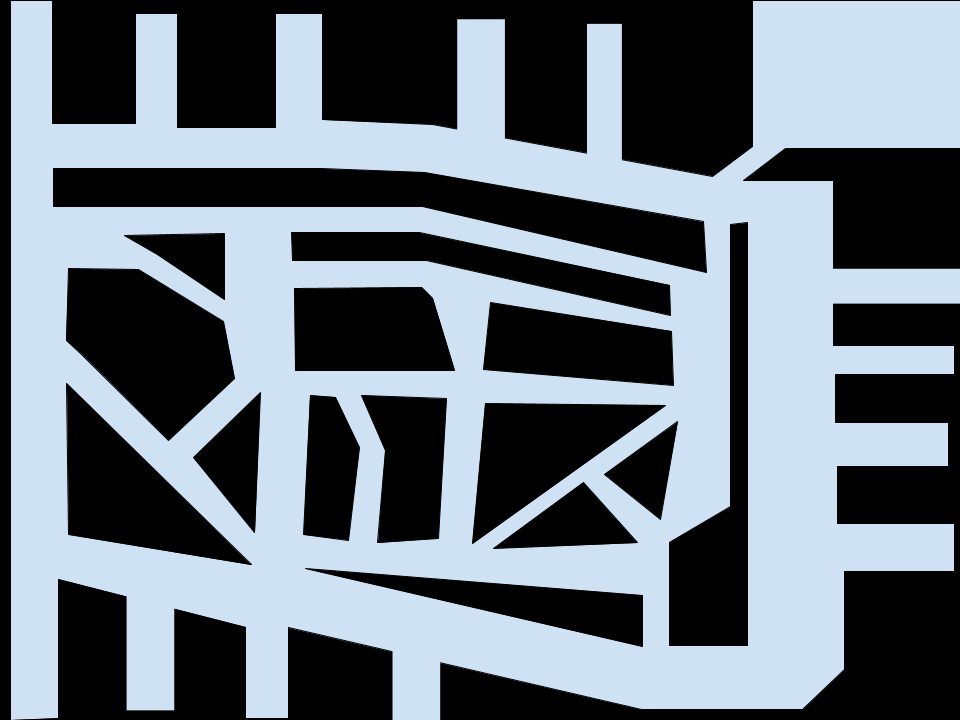
%> input picture City map.png, 960 x 720 px
$ octave 'NE_pats_RBE501_FinalProject (1).m'   (GNU Octave 9; MATLAB toolbox functions it lacks are replaced by stand-ins)
%> lines starting %> are read from the running program, lines starting %| are printed output that depends on the picture
%% RBE 501: Path Planning Nuro Project
% Sean Tseng, Debbie G, Lucas Vanslette
%% Initialize Occupancy Map
% This section loads the road map that the robot will be navigating in this
% project. The first step is to binarize the road map imagine. Road map is still
% in progress, replace the name in 'imread' to read in a different image for path
% planning.
%
% Dubins explanation: <https://demonstrations.wolfram.com/IsochronsForADubinsCar/
% https://demonstrations.wolfram.com/IsochronsForADubinsCar/>

clear
clc
resize_fac =10;
J = rgb2gray(imread('City map.png'));
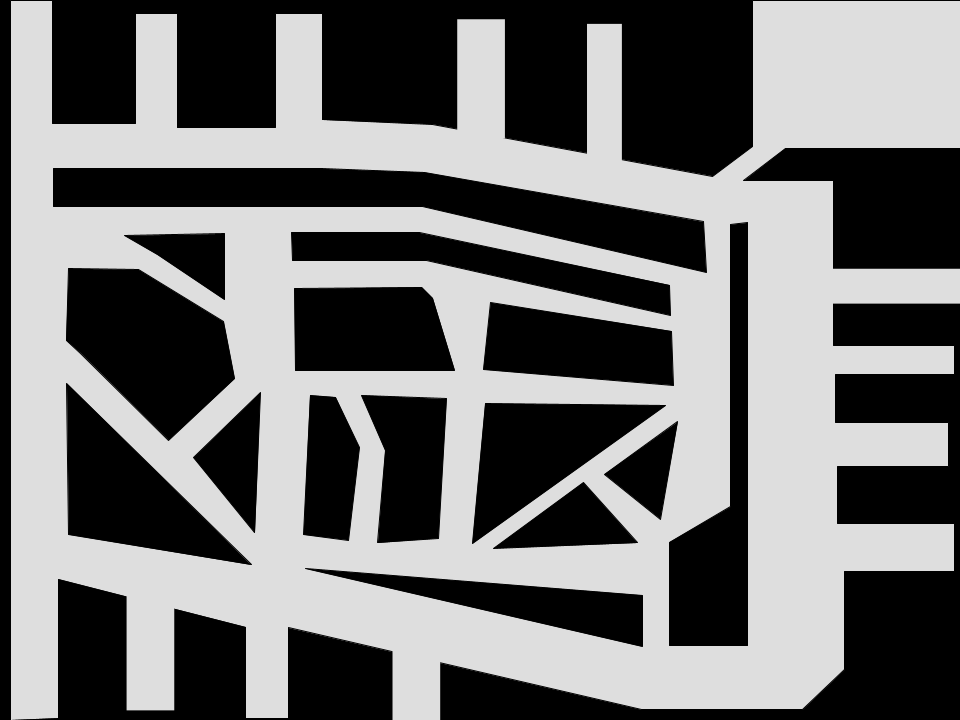
%> J: size 720x960 uint8; min 0, max 222, mean 113.6

% [7 lines of commented-out code are left out]
J(J > 50) = 255;
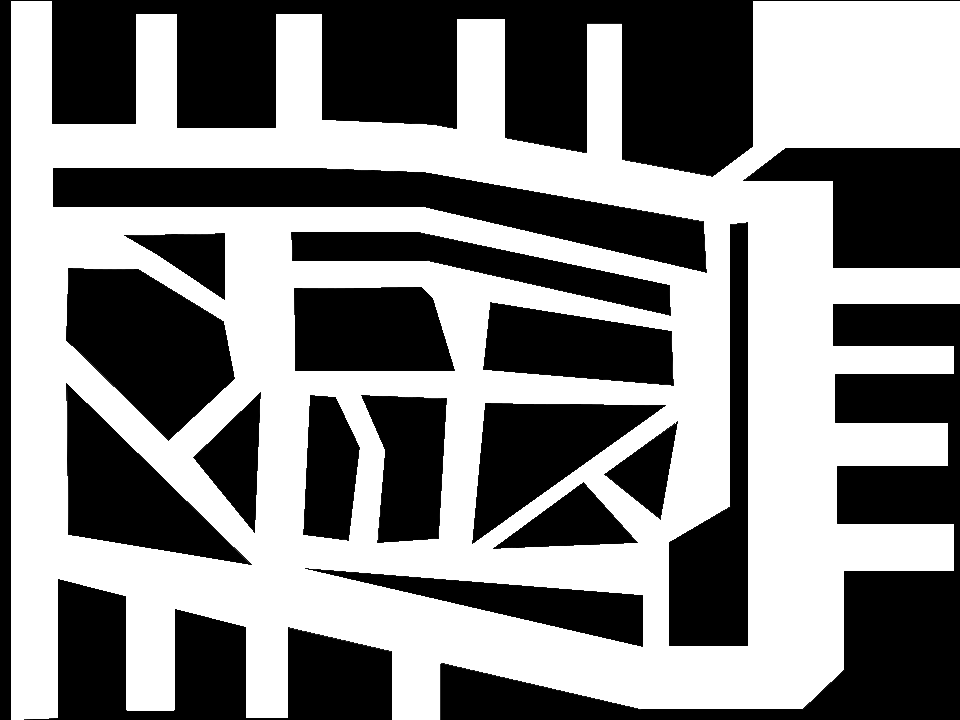
%> J: size 720x960 uint8; min 0, max 255, mean 131.3
%> (the run ends here)
